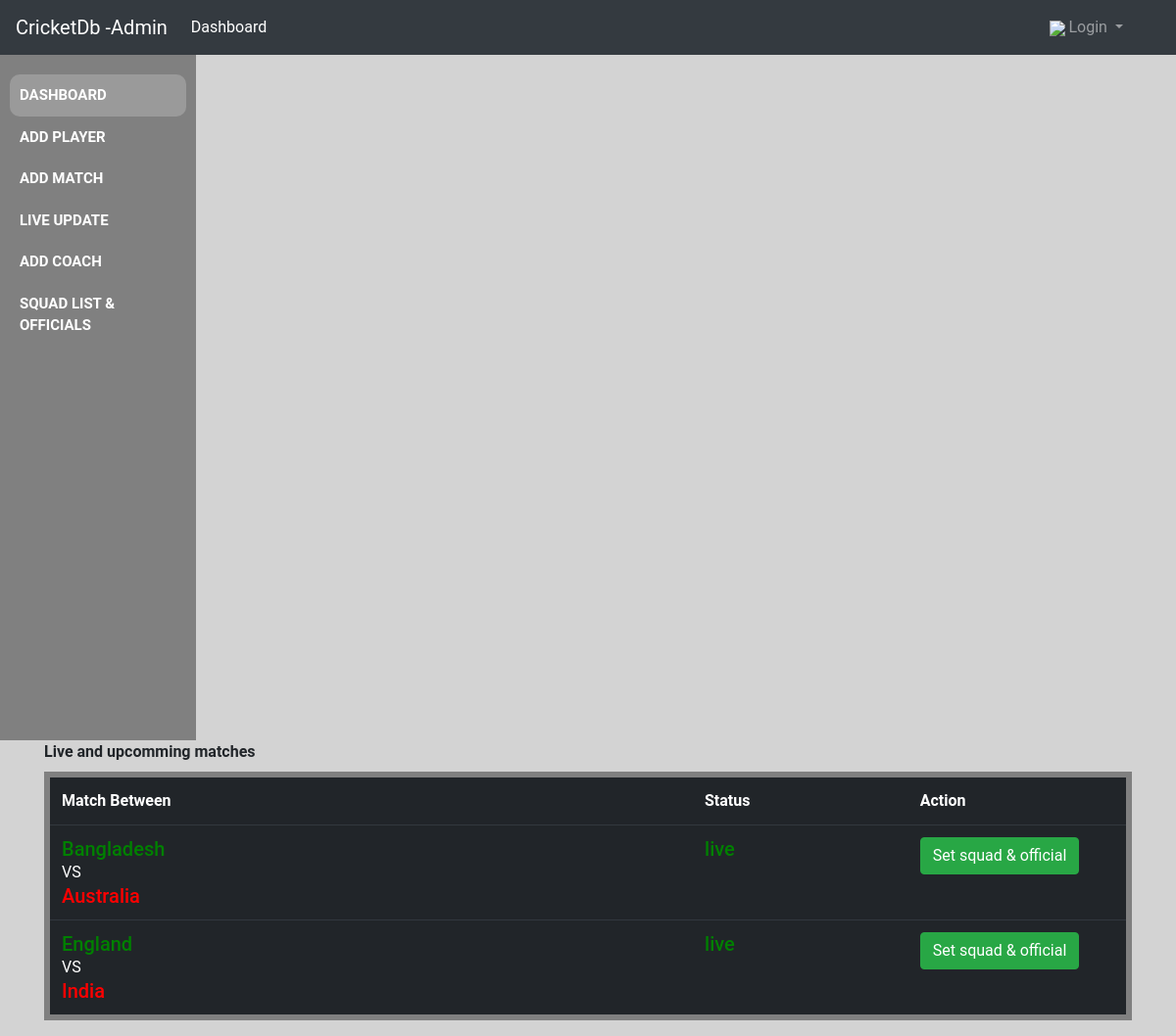
The page /views/admin/squadlist.php on the database its author committed.
### tables this page shows
CREATE TABLE `cricket_match` (
  `m_id` int(11) NOT NULL,
  `1st_team` int(11) NOT NULL,
  `1st_team_score` decimal(10,0) NOT NULL,
  `1st_team_wicket` decimal(10,0) NOT NULL,
  `2nd_team` int(11) NOT NULL,
  `2nd_team_score` decimal(10,0) NOT NULL,
  `2nd_team_wicket` decimal(10,0) NOT NULL,
  `status` varchar(10) NOT NULL
);

### views/admin/squadlist.php (the view, shortened to what this page needs)
<?php
    include('adminNav.php');
 ?>
 <div class="container">
    <label for="Add new Writers Name">Live and upcomming matches</label>
     <table class="table table-dark"  style="border: 6px solid gray;">
 </div>
      <tr>
        <th class="col-md-6">Match Between </th>
        <th class="col-md-2">Status</th>
        <th class="col-md-2">Action</th>
      </tr>
    <?php
    	$matches="SELECT cm.m_id,cm.status,(SELECT c.country_name FROM country c where cm.1st_team=c.country_id) 1st_country,(SELECT c.country_name FROM country c where cm.2nd_team=c.country_id) 2nd_country,cm.status FROM cricket_match cm  WHERE cm.status LIKE 'up' OR cm.status LIKE 'live'";
    	$runsql = mysqli_query($conn, $matches);
  		while ($post = mysqli_fetch_assoc($runsql)) {
  		?>
  		<tr>
  		<td><h5 style="color:green"><?php echo $post['1st_country']; ?> </h5>VS <h5 style="color:red"><?php echo $post['2nd_country']; ?> </h5></td>
        <td><h5 style="color:green"><?php echo $post['status']; ?> </h5></td>
  		<td>
        <a href="squadupdate.php?edit=<?php echo $post['m_id'] ?>" class="btn btn-success">Set squad & official</a>
  	</td>
  	</tr>
  		<?php
  		}
     ?>

### assets/css/custom.css (style rules this page uses)
body { background-color: lightgray; }
label { font-weight: bold; }
body { margin: 0; font-family: 'Roboto', sans-serif; }
h1,h2,h3,h4,h5,h6 { margin: 0; }
a, a:hover, a:focus { text-decoration: none; outline: none; }

### rows shown on the page
cricket_match: 1st_country "Bangladesh", 2nd_country "Australia", status "live"
cricket_match: 1st_country "England", 2nd_country "India", status "live"
